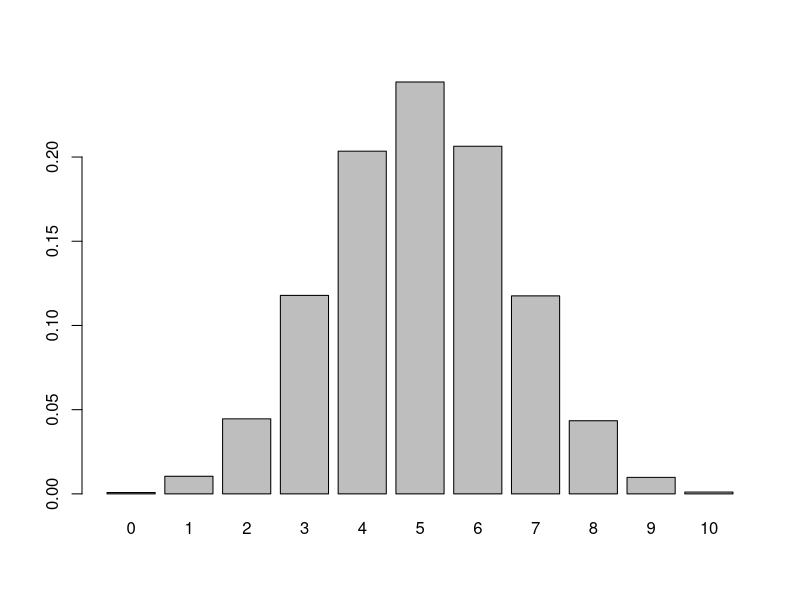
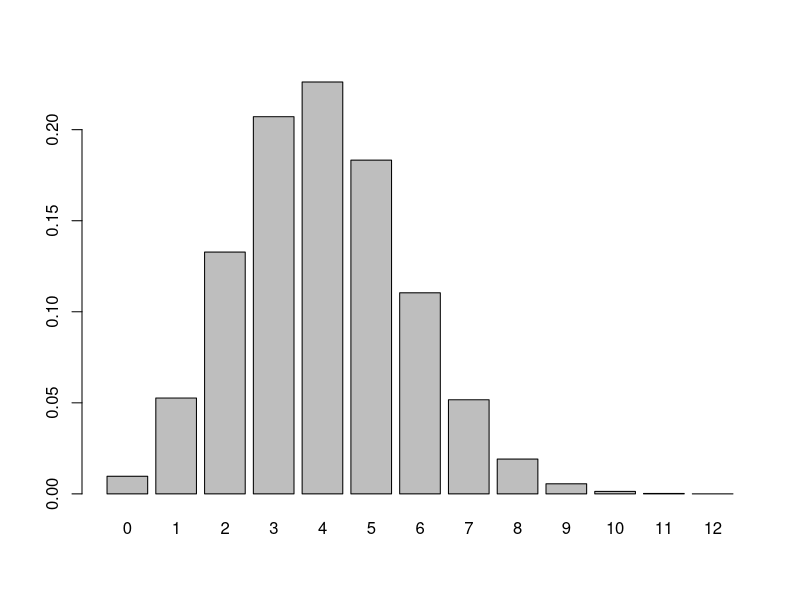
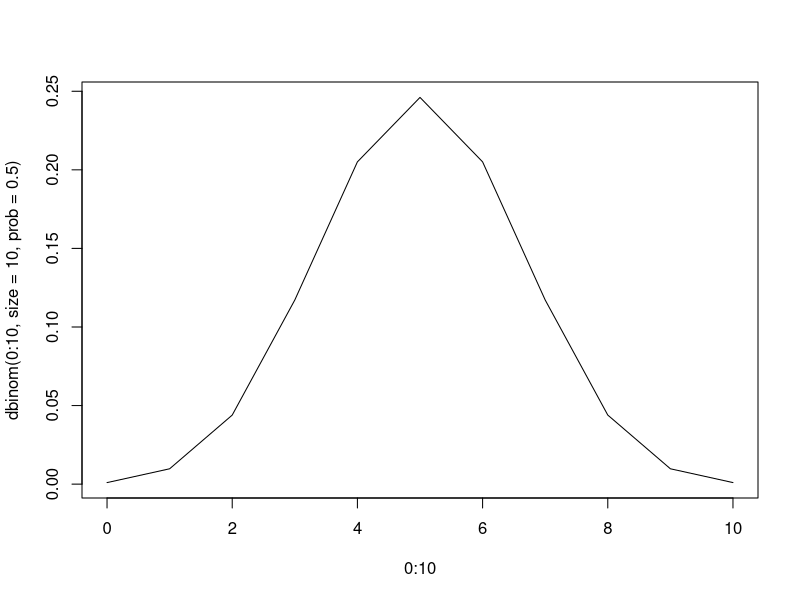
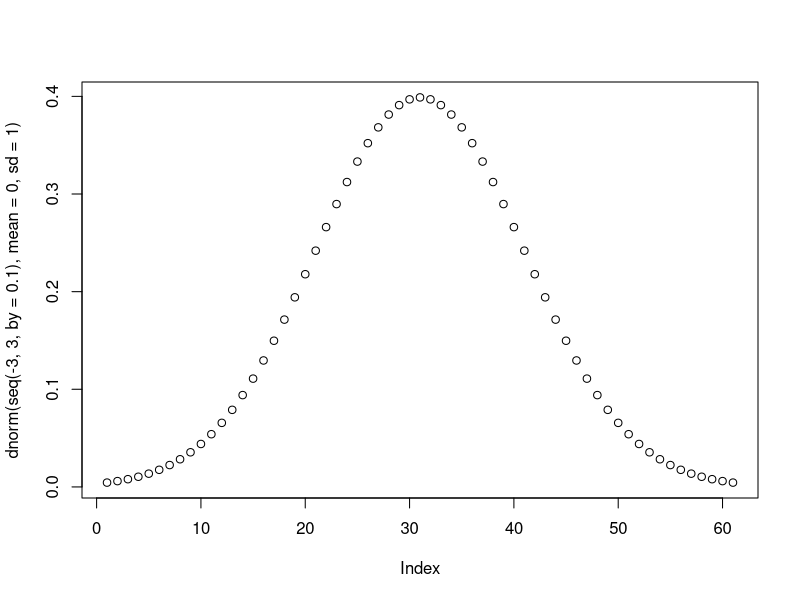

Write R code to recreate these figures, in order.
## ---- chunk 1

size <- 10
prob <- 0.5
NReps <- 100000
results <- rbinom(NReps, size = size, prob = prob)
tab <- prop.table(table(results))
# barplot(tab)
tab[['3']]
mean(results == 3)

## ---- chunk 2
mean(results >= 6)
sum(tab[7:length(tab)])
## ---- chunk 3
barplot(tab)
## ---- chunk 4
quantile(results, probs = c(.025, .1, .5, .9, .975))
## ---- chunk 5
mean(results >= 8)
## ---- chunk 6
size <- 16
prob <- 0.25
NReps <- 100000
results <- rbinom(NReps, size = size, prob = prob)
prop.table(table(results))
mean(results == 8)
## ---- chunk 7
mean(results >= 8)
## ---- chunk 8
barplot(prop.table(table(results)))
## ---- chunk 9
quantile(results, probs = c(.025, .5, .975))
## ---- chunk 10
mean(results >= 8)
## ---- chunk 11
plot(0:10, dbinom(0:10, size = 10, prob = 0.5), type='l')
## ---- chunk 12
# plot(0:10, pbinom(0:10, size = 10, prob = 0.5), type='h')
pbinom(0:10, size = 10, prob = 0.5)[5]
pbinom(4, size = 10, prob = 0.5)
## ---- chunk 13

## ---- chunk 14
qbinom(c(.025, .5, .975), size=10, prob = 0.5)
## ---- chunk 15

## ---- chunk 16
dbinom(8, size=16, prob = 0.75)
## ---- chunk 17
pbinom(8, size=16, prob = 0.75)
## ---- chunk 18

## ---- chunk 19

## ---- chunk 20

## ---- chunk 21

## ---- chunk 22
plot(dnorm(seq(-3, 3, by = 0.1), mean = 0, sd = 1 ))
## ---- chunk 23
results <- binom.test(8, 16, p=0.25, alternative = "greater")
results$p.value
## ---- chunk 24
binom.test(8, 10, p=0.5, alternative = "greater")
